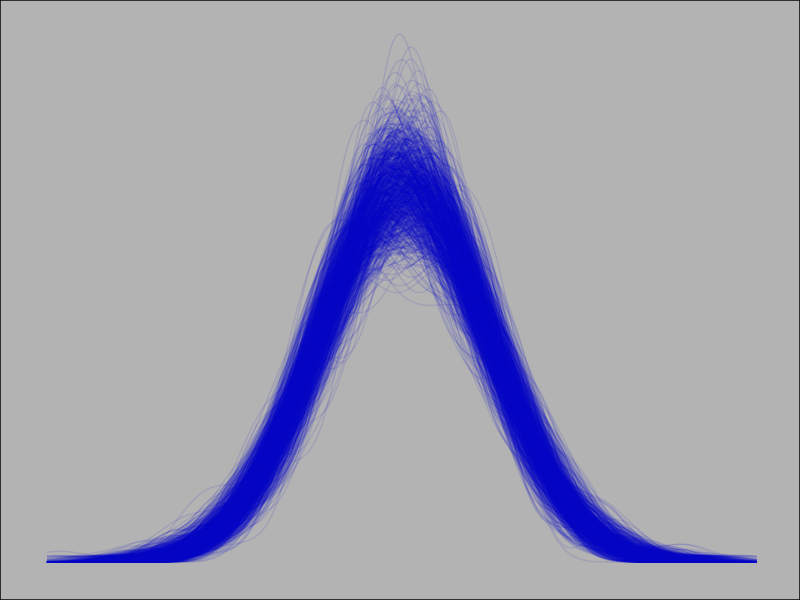

This chart was generated by the following R code:
## ---- chunk 1
library(tidyverse)
theme_set(theme_bw())
set.seed(123)
as.data.frame(replicate(1000, rnorm(200))) %>%
    gather(variable, value) %>%
    ggplot(aes(value, group = variable))+
    geom_density(colour = rgb(0,0,0.8,0.1))+
  theme_minimal()+
  theme(panel.grid = element_blank(),
        text = element_blank(),
        axis.ticks = element_blank(),
        plot.background = element_rect(fill = 'grey70'))

